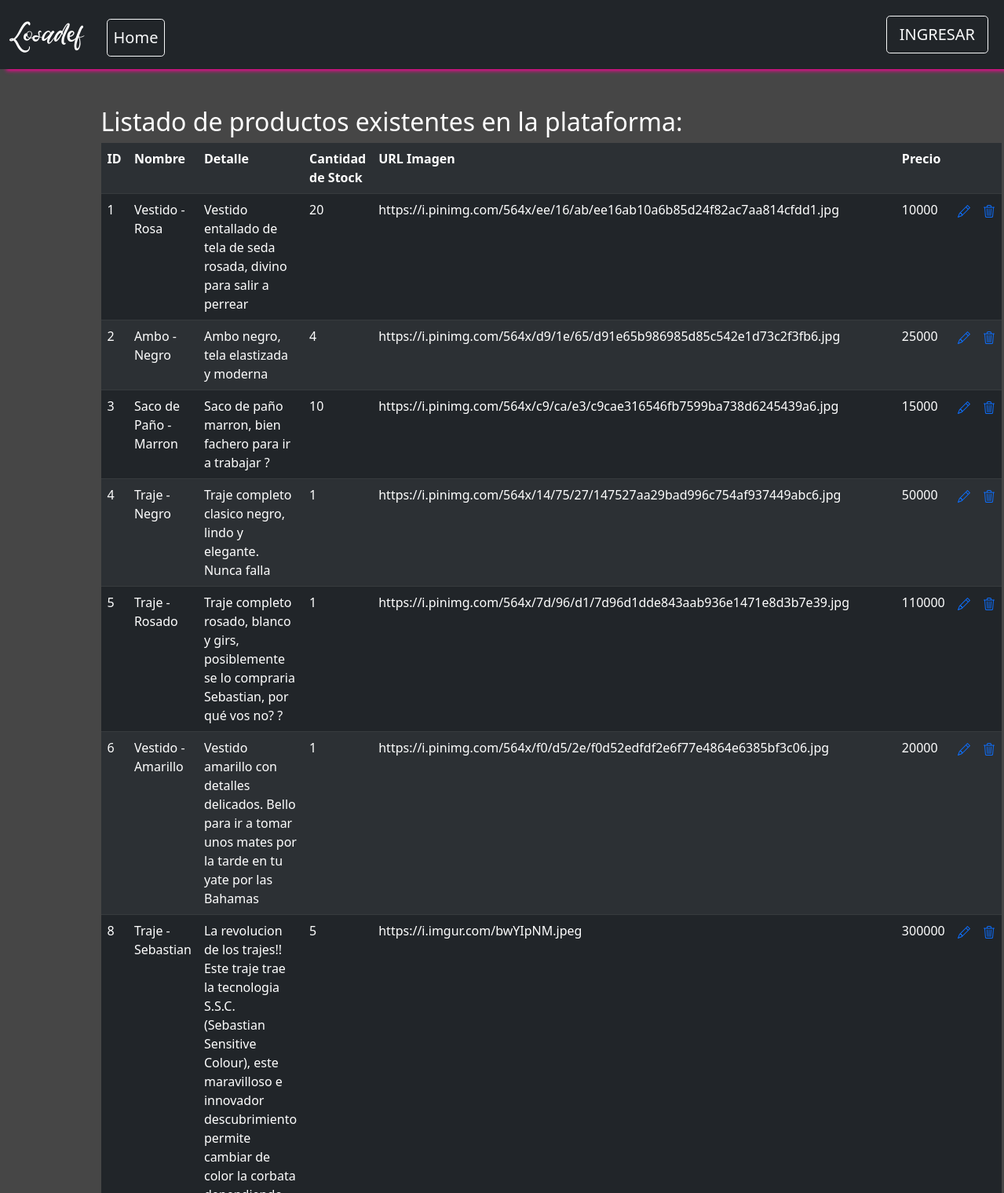
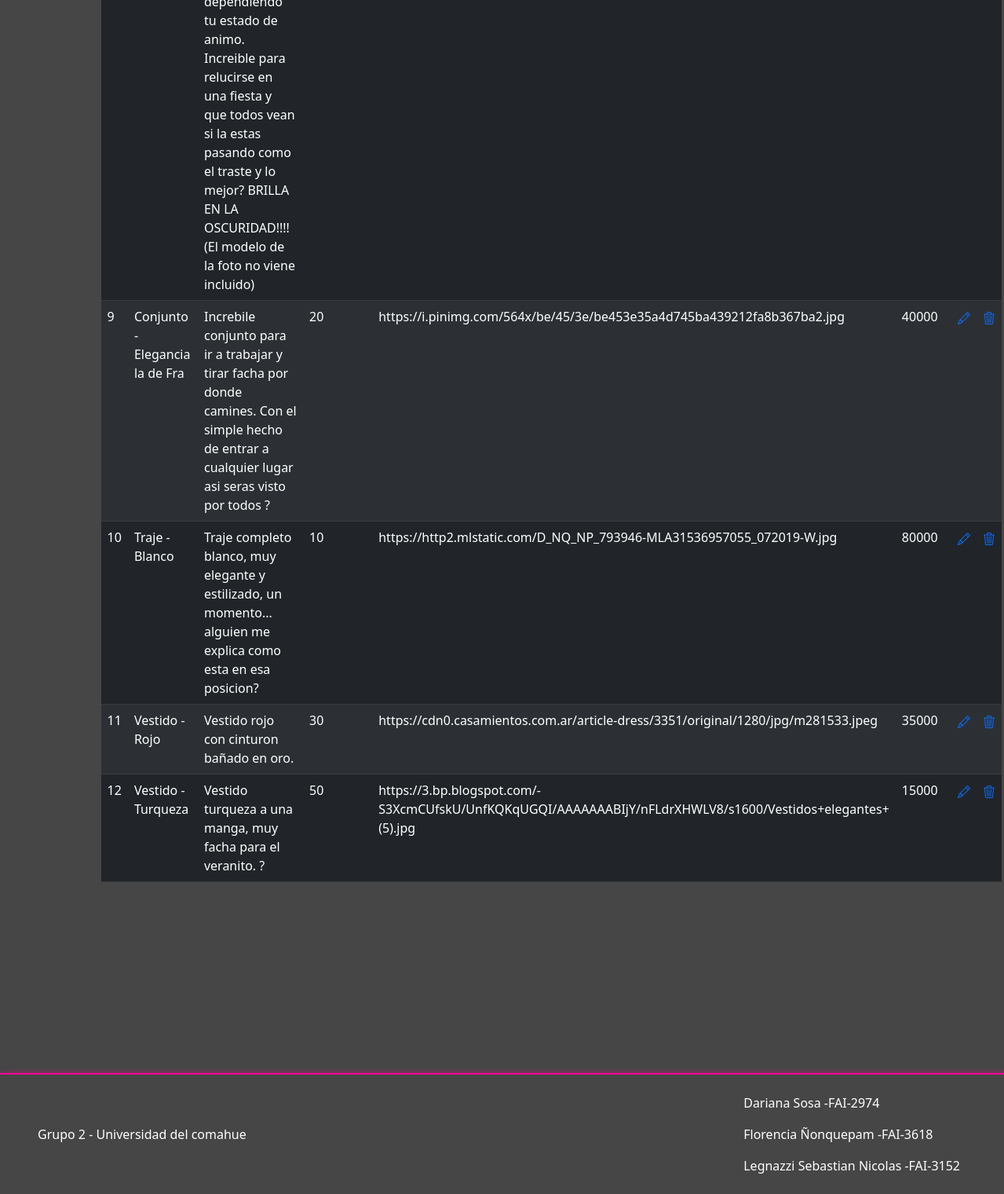
The page /Vista/Deposito/listaProductos.php on the database its author committed (2 pictures, top to bottom).
### tables this page shows
CREATE TABLE IF NOT EXISTS `producto` (
  `idProducto` bigint(20) NOT NULL AUTO_INCREMENT,
  `proNombre` varchar(30) NOT NULL,
  `proDetalle` varchar(512) NOT NULL,
  `proCantStock` int(11) NOT NULL,
  `proPrecio` int(11) NOT NULL,
  `urlImagen` varchar(200) NOT NULL,
  PRIMARY KEY (`idProducto`),
  UNIQUE KEY `idproducto` (`idProducto`)
);

### util/funciones.php (called while the page is built, shortened)
<?php
spl_autoload_register(function ($class_name){
    $directorys = array(
        $GLOBALS['ROOT'].'Modelo/',
        $GLOBALS['ROOT'].'Modelo/conector/',
        $GLOBALS['ROOT'].'Control/',
    );
});
?>

### modelo/Producto.php (called while the page is built, shortened)
<?php
class Producto
{
    private $idProducto;
    private $nombre;
    private $detalle;
    private $cantStock;
    private $proPrecio;
    private $urlImagen;
    public function setIdProducto($idProducto)
    {
        $this->idProducto = $idProducto;
    }
    public function setNombre($nombre)
    {
        $this->nombre = $nombre;
    }
    public function setDetalle($detalle)
    {
        $this->detalle = $detalle;
    }
    public function setCantStock($cantStock)
    {
        $this->cantStock = $cantStock;
    }
    public function setUrlImagen($urlImagen)
    {
        $this->urlImagen = $urlImagen;
    }
    public function setProPrecio($proPrecio)
    {
        $this->proPrecio = $proPrecio;
    }
    public function getIdProducto()
    {
        return $this->idProducto;
    }
    public function getNombre()
    {
        return $this->nombre;
    }
    public function getDetalle()
    {
        return $this->detalle;
    }
    public function getCantStock()
    {
        return $this->cantStock;
    }
    public function getUrlImagen()
    {
        return $this->urlImagen;
    }
    public function getProPrecio()
    {
        return $this->proPrecio;
    }
    public function __construct()
    {
        $this->idProducto = "";
        $this->nombre = "";
        $this->detalle = "";
        $this->proPrecio = "";
        $this->cantStock = "";
        $this->urlImagen = "";
    }
    public function listar($condicion = "")
    {
        $arregloProductos = null;
        $base = new BaseDatos();
        $consultaPersona = "SELECT * FROM producto ";
        if ($condicion != "") {
            $consultaPersona = $consultaPersona . ' WHERE ' . $condicion;
        }
        $consultaPersona .= " ORDER BY idproducto ";
        if ($base->Iniciar()) {
            if ($base->Ejecutar($consultaPersona)) {
                $arregloProductos = array();
                while ($Producto = $base->Registro()) {
                    $objProducto = new Producto();
                    $objProducto->setear($Producto['idProducto'], $Producto['proNombre'], $Producto['proDetalle'], $Producto['proCantStock'], $Producto['proPrecio'], $Producto['urlImagen']);
                    array_push($arregloProductos, $objProducto);
                }
            } else {
                $this->setMensajeFuncion($base->getError());
            }
        } else {
            $this->setMensajeFuncion($base->getError());
        }
        return $arregloProductos;
    }
}

### modelo/conector/BaseDatos.php (called while the page is built, shortened)
<?php
class BaseDatos extends PDO {
  	private $conec;
  	private $indice;
  	private $resultado;
    public function __construct(){
        $this->indice =0;
        try {
           $this->conec=true;
        }catch (PDOException $e) {
            $this->sql = $e->getMessage();
            $this->conec=false;
        }
    }
    public function Iniciar(){
        return $this->getConec();
    }
    public function getConec(){
        return $this->conec;
    }
    public function setSQL($e){
        return "\n".$this->sql = $e;
    }
    public function Ejecutar($sql){
        $resp = null;
        if ( stristr($sql,"select")){
            $resp =  $this->EjecutarSelect($sql);
        }
        return $resp;
   }
   private function EjecutarSelect($sql){
       $cant = -1;
       $resultado=parent::query($sql);
       if(!$resultado){
           $this->analizarDebug();
       }else {
          $arregloResult = $resultado->fetchAll();
          $cant = count($arregloResult);
       }
       return $cant;
   }
   public function Registro() {
       $filaActual = false;
       $indiceActual = $this->getIndice();
       if ($indiceActual>=0) {
           $filas = $this->getResultado();
           if($indiceActual<count($filas)){
               $filaActual =  $filas[$indiceActual];
           }else {
               $this->setIndice(-1);
           }
       }
       return $filaActual;
   }
   private function setIndice ($valor){
       $this->indice = $valor;
   }
   private function getIndice (){
       return $this->indice;
   }
   private function setResultado($valor){
       $this->resultado = $valor;
   }
   private function getResultado(){
      return $this->resultado;
   }
}

### control/C_Producto.php (called while the page is built, shortened)
<?php
class C_Producto
{
    public function buscar($param = "")
    {
        $where = " true ";
        $objProducto= new Producto();
        $arregloProductos = $objProducto->listar($where);
        return $arregloProductos;
    }
}

### Vista/Deposito/listaProductos.php (the view, shortened to what this page needs)
<?php
include_once("../estructura/Cabecera.php");
$objProducto = new C_Producto();
$arrayProductos = $objProducto->buscar();
?>
<div class="container-fluid" style="margin-bottom: 19%">
    <div class="container col-md-10 text-white mt-5">
        <h2>Listado de productos existentes en la plataforma:</h2>
        <div class="mb-3">
            <?php
            if ($arrayProductos != null) {
            ?>
                <table class="table table-striped table-dark">
                    <tr>
                        <th>ID</th>
                        <th>Nombre</th>
                        <th>Detalle</th>
                        <th>Cantidad de Stock</th>
                        <th>URL Imagen</th>
                        <th>Precio</th>
                        <th></th>
                        <th></th>
                    </tr>
                <?php
                foreach ($arrayProductos as $producto) {
                    echo '<tr>';
                    echo '<td>' . $producto->getIdProducto() . '</td>';
                    echo '<td>' . $producto->getNombre() . '</td>';
                    echo '<td>' . $producto->getDetalle() . '</td>';
                    echo '<td>' . $producto->getCantStock() . '</td>';
                    echo '<td>' . $producto->getUrlImagen() . '</td>';
                    echo '<td>' . $producto->getProPrecio() .'</td>';
                    echo '<td><a class="edit" href="#editarProducto"><svg xmlns="http://www.w3.org/2000/svg" width="16" height="16" fill="currentColor" class="bi bi-pencil" viewBox="0 0 16 16">
                    <path d="M12.146.146a.5.5 0 0 1 .708 0l3 3a.5.5 0 0 1 0 .708l-10 10a.5.5 0 0 1-.168.11l-5 2a.5.5 0 0 1-.65-.65l2-5a.5.5 0 0 1 .11-.168l10-10zM11.207 2.5 13.5 4.793 14.793 3.5 12.5 1.207 11.207 2.5zm1.586 3L10.5 3.207 4 9.707V10h.5a.5.5 0 0 1 .5.5v.5h.5a.5.5 0 0 1 .5.5v.5h.293l6.5-6.5zm-9.761 5.175-.106.106-1.528 3.821 3.821-1.528.106-.106A.5.5 0 0 1 5 12.5V12h-.5a.5.5 0 0 1-.5-.5V11h-.5a.5.5 0 0 1-.468-.325z"/>
                    </svg></a></td>';
                    echo '<td><a class="remove" href="#"><svg xmlns="http://www.w3.org/2000/svg" width="16" height="16" fill="currentColor" class="bi bi-trash3" viewBox="0 0 16 16"><path d="M6.5 1h3a.5.5 0 0 1 .5.5v1H6v-1a.5.5 0 0 1 .5-.5ZM11 2.5v-1A1.5 1.5 0 0 0 9.5 0h-3A1.5 1.5 0 0 0 5 1.5v1H2.506a.58.58 0 0 0-.01 0H1.5a.5.5 0 0 0 0 1h.538l.853 10.66A2 2 0 0 0 4.885 16h6.23a2 2 0 0 0 1.994-1.84l.853-10.66h.538a.5.5 0 0 0 0-1h-.995a.59.59 0 0 0-.01 0H11Zm1.958 1-.846 10.58a1 1 0 0 1-.997.92h-6.23a1 1 0 0 1-.997-.92L3.042 3.5h9.916Zm-7.487 1a.5.5 0 0 1 .528.47l.5 8.5a.5.5 0 0 1-.998.06L5 5.03a.5.5 0 0 1 .47-.53Zm5.058 0a.5.5 0 0 1 .47.53l-.5 8.5a.5.5 0 1 1-.998-.06l.5-8.5a.5.5 0 0 1 .528-.47ZM8 4.5a.5.5 0 0 1 .5.5v8.5a.5.5 0 0 1-1 0V5a.5.5 0 0 1 .5-.5Z"/></svg></a></td>';
                    echo '</tr>';
                }
            } else {
                echo '<p class="lead">No hay productos registrados </p>';
            }
                ?>
                </table>
        </div>
    </div>
</div>
<?php
include_once("../estructura/Pie.php");
?>

### vista/css/producto.css (style rules this page uses)
html { scroll-behavior: smooth; }
body { background-color: rgb(70, 70, 70); }

### rows shown on the page
producto: idProducto "1", proNombre "Vestido - Rosa", proDetalle "Vestido entallado de tela de seda rosada, divino para salir a perrear", proCantStock "20", urlImagen "https://i.pinimg.com/564x/ee/16/ab/ee16ab10a6b85d24f82ac7aa814cfdd1.jpg", proPrecio "10000"
producto: idProducto "2", proNombre "Ambo - Negro", proDetalle "Ambo negro, tela elastizada y moderna", proCantStock "4", urlImagen "https://i.pinimg.com/564x/d9/1e/65/d91e65b986985d85c542e1d73c2f3fb6.jpg", proPrecio "25000"
producto: idProducto "3", proNombre "Saco de Paño - Marron", proDetalle "Saco de paño marron, bien fachero para ir a trabajar ?", proCantStock "10", urlImagen "https://i.pinimg.com/564x/c9/ca/e3/c9cae316546fb7599ba738d6245439a6.jpg", proPrecio "15000"
producto: idProducto "4", proNombre "Traje - Negro", proDetalle "Traje completo clasico negro, lindo y elegante. Nunca falla", proCantStock "1", urlImagen "https://i.pinimg.com/564x/14/75/27/147527aa29bad996c754af937449abc6.jpg", proPrecio "50000"
producto: idProducto "5", proNombre "Traje - Rosado", proDetalle "Traje completo rosado, blanco y girs, posiblemente se lo compraria Sebastian, por qué vos no? ?", proCantStock "1", urlImagen "https://i.pinimg.com/564x/7d/96/d1/7d96d1dde843aab936e1471e8d3b7e39.jpg", proPrecio "110000"
producto: idProducto "6", proNombre "Vestido - Amarillo", proDetalle "Vestido amarillo con detalles delicados. Bello para ir a tomar unos mates por la tarde en tu yate por las Bahamas", proCantStock "1", urlImagen "https://i.pinimg.com/564x/f0/d5/2e/f0d52edfdf2e6f77e4864e6385bf3c06.jpg", proPrecio "20000"
producto: idProducto "8", proNombre "Traje - Sebastian", proDetalle "La revolucion de los trajes!! Este traje trae la tecnologia S.S.C. (Sebastian Sensitive Colour), este maravilloso e innovador descubrimiento permite cambiar de color la corbata dependiendo tu estado de animo. Increible para relucirse en una fiesta y que todos vean si la estas pasando como el traste y lo mejor? BRILLA EN LA OSCURIDAD!!!! (El modelo de la foto no viene incluido)", proCantStock "5", urlImagen "https://i.imgur.com/bwYIpNM.jpeg", proPrecio "300000"
producto: idProducto "9", proNombre "Conjunto - Elegancia la de Fra", proDetalle "Increbile conjunto para ir a trabajar y tirar facha por donde camines. Con el simple hecho de entrar a cualquier lugar asi seras visto por todos ?", proCantStock "20", urlImagen "https://i.pinimg.com/564x/be/45/3e/be453e35a4d745ba439212fa8b367ba2.jpg", proPrecio "40000"
producto: idProducto "10", proNombre "Traje - Blanco", proDetalle "Traje completo blanco, muy elegante y estilizado, un momento... alguien me explica como esta en esa posicion?", proCantStock "10", urlImagen "https://http2.mlstatic.com/D_NQ_NP_793946-MLA31536957055_072019-W.jpg", proPrecio "80000"
producto: idProducto "11", proNombre "Vestido - Rojo", proDetalle "Vestido rojo con cinturon bañado en oro.", proCantStock "30", urlImagen "https://cdn0.casamientos.com.ar/article-dress/3351/original/1280/jpg/m281533.jpeg", proPrecio "35000"
producto: idProducto "12", proNombre "Vestido - Turqueza", proDetalle "Vestido turqueza a una manga, muy facha para el veranito. ?", proCantStock "50", urlImagen "https://3.bp.blogspot.com/-S3XcmCUfskU/UnfKQKqUGQI/AAAAAAABIjY/nFLdrXHWLV8/s1600/Vestidos+elegantes+(5).jpg", proPrecio "15000"
